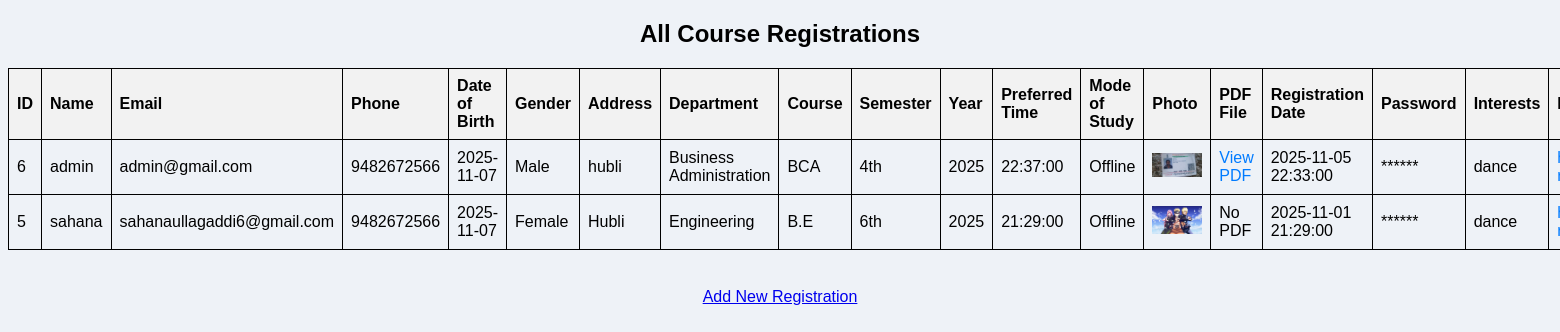
The page /view.php on the database its author committed.
### tables this page shows
CREATE TABLE IF NOT EXISTS `users` (
  `id` int NOT NULL AUTO_INCREMENT,
  `student_name` varchar(100) NOT NULL,
  `student_email` varchar(100) NOT NULL,
  `student_phone` varchar(20) NOT NULL,
  `date_of_birth` date NOT NULL,
  `gender` enum('Male','Female','Other') NOT NULL,
  `address` text NOT NULL,
  `department` varchar(100) NOT NULL,
  `course_name` varchar(100) NOT NULL,
  `semester` varchar(10) NOT NULL,
  `year` int NOT NULL,
  `preferred_time` time NOT NULL,
  `mode_of_study` text,
  `photo` varchar(255) DEFAULT NULL,
  `registration_date` datetime NOT NULL,
  `created_at` timestamp NULL DEFAULT CURRENT_TIMESTAMP,
  `password` varchar(255) NOT NULL,
  `search` varchar(255) DEFAULT NULL,
  `url` varchar(255) DEFAULT NULL,
  `interest_level` int DEFAULT NULL,
  `favorite_color` varchar(7) DEFAULT '#000000',
  `pdf_file` varchar(255) DEFAULT NULL,
  PRIMARY KEY (`id`),
  UNIQUE KEY `student_email` (`student_email`)
);

### view.php (the view, shortened to what this page needs)
<?php
include 'db.php';
$result = $conn->query("SELECT * FROM users ORDER BY registration_date DESC");
?>
<!DOCTYPE html>
<html>
<head>
  <link rel="stylesheet" href="style.css">
</head>
<body>
  <h2>All Course Registrations</h2>
  <table>
    <tr>
      <th>ID</th><th>Name</th><th>Email</th><th>Phone</th><th>Date of Birth</th><th>Gender</th><th>Address</th><th>Department</th><th>Course</th><th>Semester</th><th>Year</th><th>Preferred Time</th><th>Mode of Study</th><th>Photo</th><th>PDF File</th><th>Registration Date</th><th>Password</th><th>Interests</th><th>Personal Website</th><th>Interest Level</th><th>Favorite Color</th><th>Actions</th>
    </tr>
    <?php while($row = $result->fetch(PDO::FETCH_ASSOC)) { ?>
      <tr>
        <td><?= $row['id']; ?></td>
        <td><?= $row['student_name']; ?></td>
        <td><?= $row['student_email']; ?></td>
        <td><?= $row['student_phone']; ?></td>
        <td><?= $row['date_of_birth']; ?></td>
        <td><?= $row['gender']; ?></td>
        <td><?= $row['address']; ?></td>
        <td><?= $row['department']; ?></td>
        <td><?= $row['course_name']; ?></td>
        <td><?= $row['semester']; ?></td>
        <td><?= $row['year']; ?></td>
        <td><?= $row['preferred_time']; ?></td>
        <td><?= $row['mode_of_study']; ?></td>
        <td><?= $row['photo'] ? "<img src='{$row['photo']}' alt='Photo' width='50'>" : 'No photo'; ?></td>
        <td><?= $row['pdf_file'] ? "<a href='{$row['pdf_file']}' target='_blank'>View PDF</a>" : 'No PDF'; ?></td>
        <td><?= $row['registration_date']; ?></td>
        <td><?= str_repeat('*', strlen($row['password'])); ?></td>
        <td><?= $row['search']; ?></td>
        <td><?php if ($row['url']) { echo "<a href='{$row['url']}' target='_blank'>{$row['url']}</a>"; } else { echo 'No URL'; } ?></td>
      </tr>
    <?php } ?>
  </table>
  <br><a href="index.php">Add New Registration</a>
</body>
</html>

### style.css (style rules this page uses)
body { font-family: Arial, sans-serif; background-color: #eef2f7; text-align: center; }
table { width: 90%; border-collapse: collapse; margin: 20px auto; border: 1px solid #000; }
th, td { padding: 8px; text-align: left; border: 1px solid #000; }
th { background-color: #f2f2f2; font-weight: bold; }
table a { color: #007BFF; text-decoration: none; }

### rows shown on the page
users: id "6", student_name "admin", student_email "admin@gmail.com", student_phone "9482672566", date_of_birth "2025-11-07", gender "Male", address "hubli", department "Business Administration", course_name "BCA", semester "4th", year "2025", preferred_time "22:37:00", mode_of_study "Offline", photo (picture), registration_date "2025-11-05 22:33:00", password "******", search "dance"
users: id "5", student_name "sahana", student_email "sahanaullagaddi6@gmail.com", student_phone "9482672566", date_of_birth "2025-11-07", gender "Female", address "Hubli", department "Engineering", course_name "B.E", semester "6th", year "2025", preferred_time "21:29:00", mode_of_study "Offline", photo (picture), shows "No PDF", registration_date "2025-11-01 21:29:00", password "******", search "dance"
